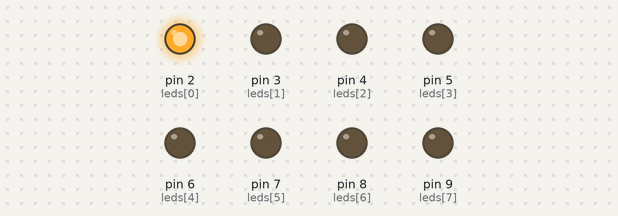
A sketch run on a simulated Arduino Uno, built with avr-gcc and run on an emulated ATmega328P. Parts: output pins drawn as LEDs (lit = HIGH).

Above: at 0.2 s.
At 0.7 s:
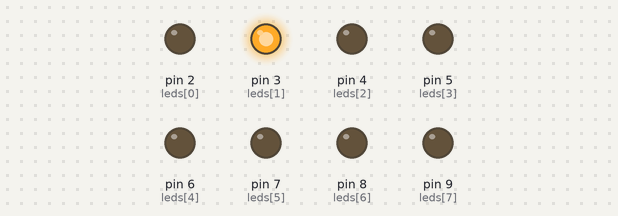
At 2.2 s:
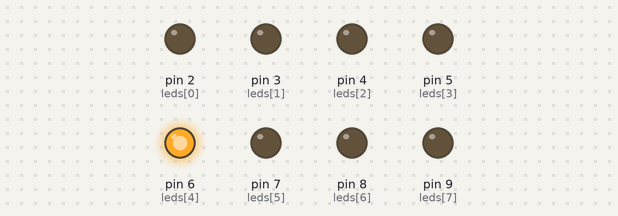
At 4.0 s:
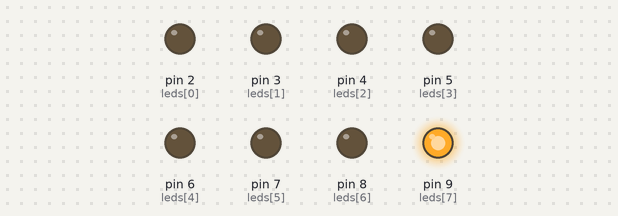
At 6.7 s:
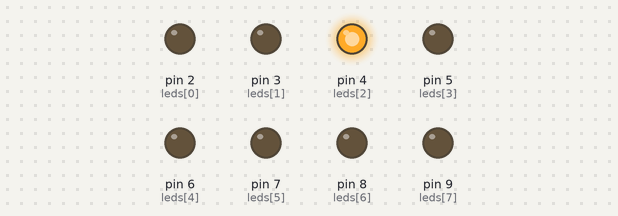
At 9.7 s:
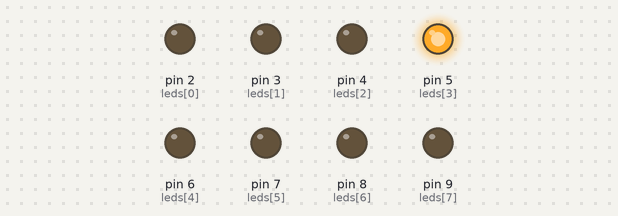
Timing chart, 0 to 10.4 s (numbered marks = the images above):
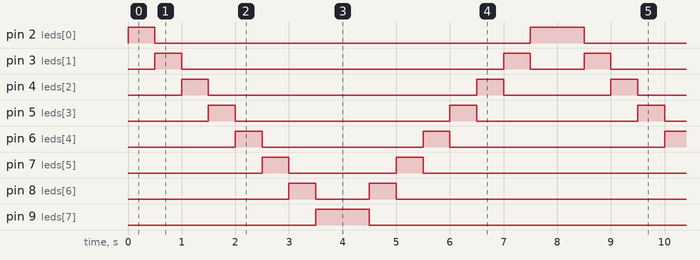

The sketch:

domino_led.ino
```cpp
//optimized code
int leds[] = {2, 3, 4, 5, 6, 7, 8, 9};

void setup()
{
  for (int i = 0; i < sizeof(leds)/sizeof(leds[0]); i++)
  {
    pinMode(leds[i], OUTPUT);
  }
}

void loop()
{
  for (int i = 0; i < sizeof(leds)/sizeof(leds[0]); i++)
  {
    logic(i);
  }

  for (int i = sizeof(leds)/sizeof(leds[0]) - 1; i >= 0; i--)
  {
    logic(i);
  }
}

void logic(int i)
{
  digitalWrite(leds[i], HIGH);
  delay(500);
  digitalWrite(leds[i], LOW);
}

// non optimized code
// ------------------------------------------------
// int led1 = 2;
// int led2 = 3;
// int led3 = 4;
// int led4 = 5;

// int led5 = 6;
// int led6 = 7;
// int led7 = 8;
// int led8 = 9;

// void setup() {
//   pinMode(led1, OUTPUT);
//   pinMode(led2, OUTPUT);
//   pinMode(led3, OUTPUT);
//   pinMode(led4, OUTPUT);

//   pinMode(led5, OUTPUT);
//   pinMode(led6, OUTPUT);
//   pinMode(led7, OUTPUT);
//   pinMode(led8, OUTPUT);
// }

// void loop() {

//   for(int i=0;i<9;i++){
//     digitalWrite(led1 + i, HIGH);
//     delay(500);
//     digitalWrite(led1 + i,LOW);
//   }

//   for(int i=9;i>0;i--){
//     digitalWrite(led1 + i, HIGH);
//     delay(500);
//     digitalWrite(led1 + i,LOW);
//   }
// }
```

Measured:
- by itself, pin 2 (leds[0]): repeats every 8.0 s: LOW 7.0 s, HIGH 1.0 s
- by itself, pin 3 (leds[1]): repeats every 8.0 s: LOW 6.0 s, HIGH 0.50 s, LOW 1.0 s, HIGH 0.50 s
- by itself, pin 4 (leds[2]): repeats every 8.0 s: LOW 5.0 s, HIGH 0.50 s, LOW 2.0 s, HIGH 0.50 s
- by itself, pin 5 (leds[3]): repeats every 8.0 s: LOW 4.0 s, HIGH 0.50 s, LOW 3.0 s, HIGH 0.50 s
- by itself, pin 6 (leds[4]): repeats every 8.0 s: LOW 3.0 s, HIGH 0.50 s, LOW 4.0 s, HIGH 0.50 s
- by itself, pin 7 (leds[5]): repeats every 8.0 s: LOW 2.0 s, HIGH 0.50 s, LOW 5.0 s, HIGH 0.50 s
- by itself, pin 8 (leds[6]): repeats every 8.0 s: LOW 1.0 s, HIGH 0.50 s, LOW 6.0 s, HIGH 0.50 s
- by itself, pin 9 (leds[7]): alternates HIGH for 1.0 s and LOW for 7.0 s
